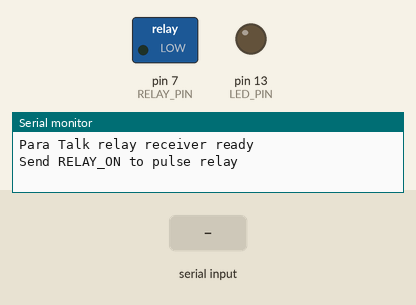
Simulated run of this sketch. Board: Arduino Uno, built with avr-gcc and run on an emulated ATmega328P. On the bench: switched loads named in the sketch (green lamp = pin HIGH), output pins drawn as LEDs (lit = HIGH), the last lines printed to the serial monitor. The test bench sets the inputs (shaded band).

Above: at 1.2 s.
1.3 s: "RELAY_ON\n" received over Serial
At 2.3 s:
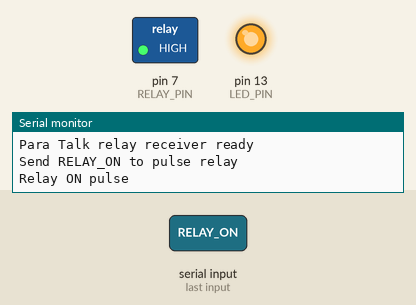
4.3 s: "TEST\n" received over Serial
At 6.9 s:
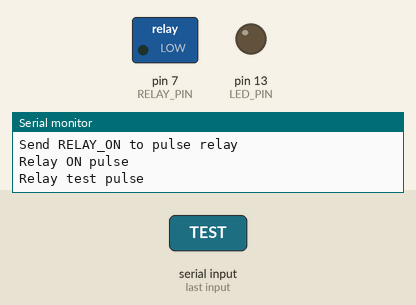
Timing chart, 0 to 8.4 s (numbered marks = the images above; inputs shaded):
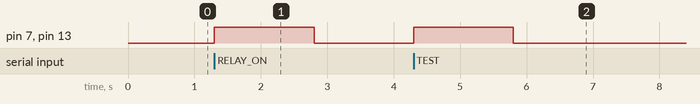

The sketch:

relay_receiver.ino
```cpp
/*
  Para Talk Relay Receiver

  Use this sketch on the second Arduino, the one connected only to the relay.
  The Para Talk web app sends "RELAY_ON" over USB serial when the user selects
  the Call caretaker box.

  Works with common Arduino boards such as UNO, Nano, Mega, UNO R4 Minima,
  and UNO R4 WiFi.
*/

#define RELAY_PIN 7
#define LED_PIN LED_BUILTIN

const unsigned long RELAY_ON_MS = 1500;
const unsigned long BAUD_RATE = 115200;

// Many relay modules turn on when the pin is LOW. Set this to true if needed.
const bool RELAY_ACTIVE_LOW = false;

String serialLine = "";

void setRelay(bool on) {
  if (RELAY_ACTIVE_LOW) {
    digitalWrite(RELAY_PIN, on ? LOW : HIGH);
  } else {
    digitalWrite(RELAY_PIN, on ? HIGH : LOW);
  }

  digitalWrite(LED_PIN, on ? HIGH : LOW);
}

void pulseRelay() {
  setRelay(true);
  delay(RELAY_ON_MS);
  setRelay(false);
}

void handleCommand(String command) {
  command.trim();

  if (command == "RELAY_ON") {
    Serial.println("Relay ON pulse");
    pulseRelay();
  } else if (command == "TEST") {
    Serial.println("Relay test pulse");
    pulseRelay();
  } else if (command.length() > 0) {
    Serial.print("Unknown command: ");
    Serial.println(command);
  }
}

void setup() {
  Serial.begin(BAUD_RATE);

  pinMode(RELAY_PIN, OUTPUT);
  pinMode(LED_PIN, OUTPUT);
  setRelay(false);

  Serial.println("Para Talk relay receiver ready");
  Serial.println("Send RELAY_ON to pulse relay");
}

void loop() {
  while (Serial.available() > 0) {
    char incoming = (char)Serial.read();

    if (incoming == '\n') {
      handleCommand(serialLine);
      serialLine = "";
    } else if (incoming != '\r') {
      serialLine += incoming;
    }
  }
}
```

Measured:
- after the input at 1.3 s, pin 7 (RELAY_PIN), pin 13 (LED_PIN): LOW → HIGH at once, → LOW 1.5 s later
- after the input at 4.3 s, pin 7 (RELAY_PIN), pin 13 (LED_PIN): LOW → HIGH at once, → LOW 1.5 s later
